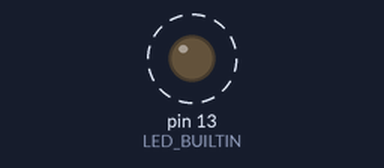
Bench run of a sketch on a simulated Arduino Uno, built with avr-gcc and run on an emulated ATmega328P. Shown: output pins drawn as LEDs (lit = HIGH). Dashed ring = blinking. What the sketch prints to the serial monitor is not drawn.

Above: at 0.1 s.
Timing chart, 0 to 3.0 s (numbered marks = the images above):
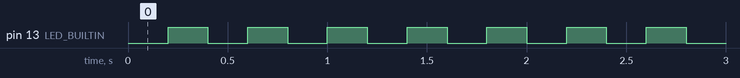

Measured:
- by itself, pin 13 (LED_BUILTIN): alternates HIGH for 0.20 s and LOW for 0.20 s

The sketch:

16_millis_two_tasks.ino
```cpp
unsigned long lastBlink = 0;
unsigned long lastPrint = 0;
bool ledOn = false;
int counter = 0;

void setup() {
  pinMode(LED_BUILTIN, OUTPUT);
  Serial.begin(115200);
  while (!Serial) { delay(10); }
}

void loop() {

  // Task 1 — blink fast, every 200 ms
  if (millis() - lastBlink >= 200) {
    lastBlink = millis();
    ledOn = !ledOn;
    digitalWrite(LED_BUILTIN, ledOn);
  }

  // Task 2 — print slowly, every 1500 ms
  if (millis() - lastPrint >= 1500) {
    lastPrint = millis();
    counter++;
    Serial.print("Still running, count = ");
    Serial.println(counter);
  }

}
```
